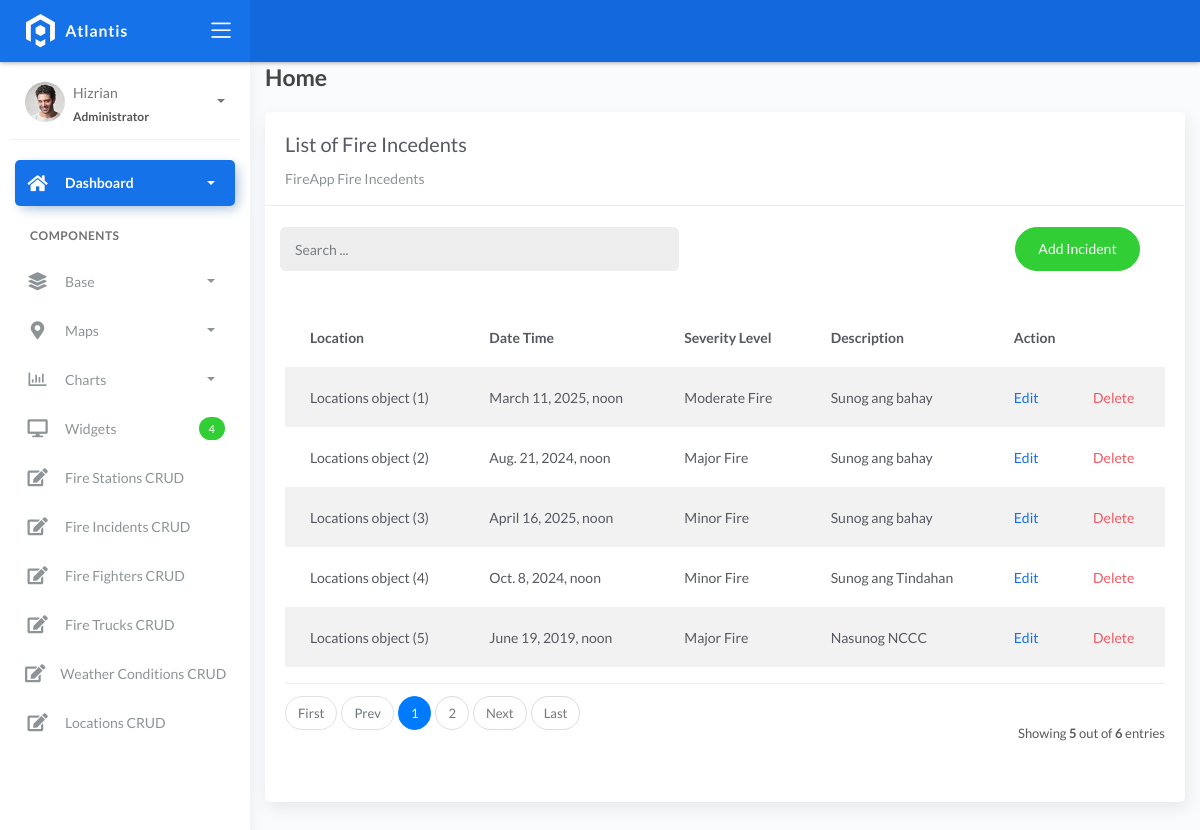
The page /incidentlist on the database its author committed.
### fire/models.py (models this page shows)
class BaseModel(models.Model):
    created_at = models.DateTimeField(auto_now_add=True, db_index=True)
    updated_at = models.DateTimeField(auto_now=True)
    class Meta:
        abstract = True

class Incident(BaseModel):
    SEVERITY_CHOICES = (
        ('Minor Fire', 'Minor Fire'),
        ('Moderate Fire', 'Moderate Fire'),
        ('Major Fire', 'Major Fire'),
    )
    location = models.ForeignKey(Locations, on_delete=models.CASCADE)
    date_time = models.DateTimeField(blank=True, null=True)
    severity_level = models.CharField(max_length=45, choices=SEVERITY_CHOICES)
    description = models.CharField(max_length=250)

class Locations(BaseModel):
    name = models.CharField(max_length=150)
    latitude = models.DecimalField(
        max_digits=22, decimal_places=16, null=True, blank=True)
    longitude = models.DecimalField(
        max_digits=22, decimal_places=16, null=True, blank=True)
    address = models.CharField(max_length=150)
    city = models.CharField(max_length=150)  # can be in separate table
    country = models.CharField(max_length=150)  # can be in separate table

### fire/views.py (the view)
# urls.py: path('incidentlist', IncidentList.as_view(), name='incident-list'),
class IncidentList(ListView):
    model = Incident
    context_object_name = 'incident'
    template_name = "listincidents.html"
    paginate_by = 5
    def get_queryset(self, *args, **kwargs):
        qs = super(IncidentList, self).get_queryset(*args, **kwargs)
        if self.request.GET.get("q") != None:
            query = self.request.GET.get('q')
            qs = qs.filter(Q(location__name__icontains=query) |
            Q(date_time__icontains=query) | Q(severity_level__icontains=query))
        return qs

### templates/listincidents.html (shortened to what this page needs)
{% extends 'base.html' %} {% load static %} {% block content %}
<div class="content">
    <div class="container-fluid">
        <h4 class="page-title">Home</h4>
        <div class="row">
            <div class="col-md-12">
                <div class="card">
                    <div class="card-header">
                        <div class="card-title">List of Fire Incedents</div>
                        <div class="card-category">FireApp Fire Incedents</div>
                    </div>
                    <br>
                        <div class="col-md-12 row">
                            <div class="col-md-6">
                                <form action="" class="navbar-left navbar-form nav-search mr-md-3" action="{% url 'incident-list' %}">
                                    <div class="input-group">
                                        <input type="text" placeholder="Search ..." class="form-control" name="q">
                                        <div class="input-group-append">
                                        <span class="input-group-text">
                                        </span>
                                        </div>
                                    </div>
                                </form>
                            </div>
                            <div class="col-md-6">
                                <div class="pull-right">
                                    <a href="{% url 'incident-add' %}" class="btn btn-success btn-rounded">Add Incident</a>
                                </div>
                            </div>
                        </div>
                    <div class="card-body">
                        <table class="table table-striped mt-3">
                            <thead>
                                <tr>
                                    <th scope="col">Location</th>
                                    <th scope="col">Date Time</th>
                                    <th scope="col">Severity Level</th>
                                    <th scope="col">Description</th>
                                    <th scope="col" colspan="2">Action</th>
                                </tr>
                            </thead>
                            <tbody>
                                {% for object in object_list %}
                                <tr>
                                    <td>{{ object.location }}</td>
                                    <td>{{ object.date_time }}</td>
                                    <td>{{ object.severity_level }}</td>
                                    <td>{{ object.description }}</td>
                                    <td><a href="incidentlist/{{ object.id }}">Edit</a></td>
                                    <td><a href="incidentlist/{{ object.id }}/delete" class="text-danger">Delete</a></td>
                                </tr>
                                {% empty %}
                                <tr>
                                    <td colspan="4" style="text-align: center">
                                    <p class="text-sm font-weight-bold mb-0">No Records Found</p>
                                    </td>
                                </tr>
                                {% endfor %}
                            </tbody>
                        </table>
                        {% include 'includes/pagination.html' %}
                    </div>
                </div>
            </div>
        </div>
    </div>
</div>
{% endblock %}

### rows shown on the page
Incident: location "Locations object (1)", date_time "March 11, 2025, noon", severity_level "Moderate Fire", description "Sunog ang bahay"
Incident: location "Locations object (2)", date_time "Aug. 21, 2024, noon", severity_level "Major Fire", description "Sunog ang bahay"
Incident: location "Locations object (3)", date_time "April 16, 2025, noon", severity_level "Minor Fire", description "Sunog ang bahay"
Incident: location "Locations object (4)", date_time "Oct. 8, 2024, noon", severity_level "Minor Fire", description "Sunog ang Tindahan"
Incident: location "Locations object (5)", date_time "June 19, 2019, noon", severity_level "Major Fire", description "Nasunog NCCC"

### other values the page prints
{{ page_num }} "1"
{{ page_num }} "2"
{{ object_list.count }} "5"
{{ paginator.count }} "6"
